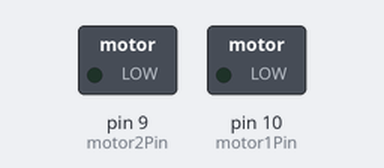
The sketch below on a simulated Arduino Uno, built with avr-gcc and run on an emulated ATmega328P. On the bench: switched loads named in the sketch (green lamp = pin HIGH).

Above: at 0.1 s.
At 1.6 s:
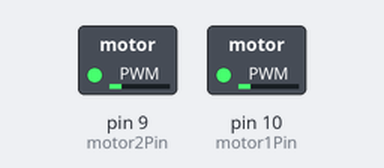
At 6.6 s:
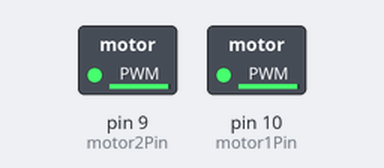
Timing chart, 0 to 8.1 s (numbered marks = the images above):
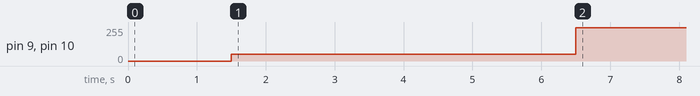

Measured:
- by itself, pin 9 (motor2Pin), pin 10 (motor1Pin): 0/255 → 50/255 at 1.5 s, → 250/255 5.0 s later

The sketch:

downhill.ino
```cpp
//Transistor 'Base' pin or input pin of motor driver ic to Arduino PWM Digital Pin 3
const int motor1Pin = 10;
const int motor2Pin = 9;

int Speed; //Variable to store Speed, by defaul 0 PWM
int flag;
boolean finishedHill = false;


void setup()
{
  pinMode(motor1Pin, OUTPUT); //Set pin 3 as an OUTPUT
  pinMode(motor2Pin, OUTPUT); //Set pin 5 as an OUTPUT


  Serial.begin(9600); //Init serial communication
    //Print a message:
  //Serial.println("Give a number from 50 to 255."); //Why minimun value 50? Because with values below 50 the motor doesn't spin 😉
  //Serial.println(""); //Blank line

}

void loop()
{
  if (!finishedHill) {
    delay(1500);      // 1.5 seconds of delay first

    setMotors(50);  // Set motors to low power
    delay(5000);    // 5 seconds later, set the motors to high power
    setMotors(250);

    finishedHill = true;  // Motors will be high power from now on
  }
}

void setMotors(int power)
{
    analogWrite(motor1Pin, power);
    analogWrite(motor2Pin, power);
}
```
